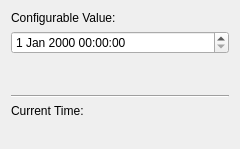
<?xml version="1.0" encoding="UTF-8"?>
<ui version="4.0">
 <class>Form</class>
 <widget class="QWidget" name="Form">
  <property name="geometry">
   <rect>
    <x>0</x>
    <y>0</y>
    <width>240</width>
    <height>149</height>
   </rect>
  </property>
  <property name="windowTitle">
   <string>Form</string>
  </property>
  <layout class="QVBoxLayout" name="verticalLayout" stretch="0,1,1,0,0,0">
   <item>
    <widget class="QLabel" name="label_2">
     <property name="text">
      <string>Configurable Value:</string>
     </property>
    </widget>
   </item>
   <item>
    <widget class="PyDMDateTimeEdit" name="PyDMDateTimeEdit">
     <property name="toolTip">
      <string/>
     </property>
     <property name="channel" stdset="0">
      <string>ca://MTEST:ConfigTime</string>
     </property>
     <property name="timeBase" stdset="0">
      <enum>PyDMDateTimeEdit::Milliseconds</enum>
     </property>
    </widget>
   </item>
   <item>
    <widget class="PyDMDateTimeLabel" name="PyDMDateTimeLabel">
     <property name="toolTip">
      <string/>
     </property>
     <property name="channel" stdset="0">
      <string>ca://MTEST:ConfigTime</string>
     </property>
    </widget>
   </item>
   <item>
    <widget class="Line" name="line">
     <property name="orientation">
      <enum>Qt::Horizontal</enum>
     </property>
    </widget>
   </item>
   <item>
    <widget class="QLabel" name="label">
     <property name="text">
      <string>Current Time:</string>
     </property>
    </widget>
   </item>
   <item>
    <widget class="PyDMDateTimeLabel" name="PyDMDateTimeLabel_2">
     <property name="toolTip">
      <string/>
     </property>
     <property name="channel" stdset="0">
      <string>ca://MTEST:CurrentTimeSec</string>
     </property>
     <property name="format" stdset="0">
      <string>yyyy/MM/dd hh:mm:ss.zzz</string>
     </property>
     <property name="timeBase" stdset="0">
      <enum>PyDMDateTimeLabel::Seconds</enum>
     </property>
     <property name="relative" stdset="0">
      <bool>false</bool>
     </property>
    </widget>
   </item>
  </layout>
 </widget>
 <customwidgets>
  <customwidget>
   <class>PyDMDateTimeEdit</class>
   <extends>QDateTimeEdit</extends>
   <header>pydm.widgets.datetime</header>
  </customwidget>
  <customwidget>
   <class>PyDMDateTimeLabel</class>
   <extends>QLabel</extends>
   <header>pydm.widgets.datetime</header>
  </customwidget>
 </customwidgets>
 <resources/>
 <connections/>
</ui>
